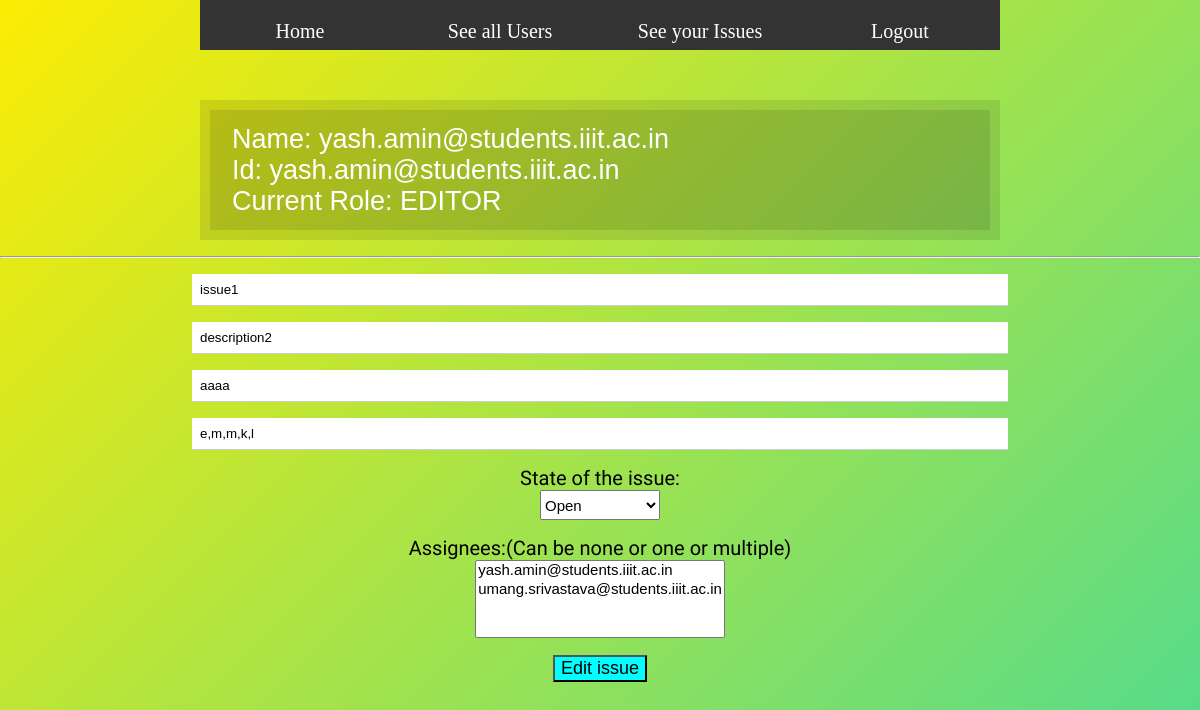
The page /update/1 (signed in) on the database as committed earlier.
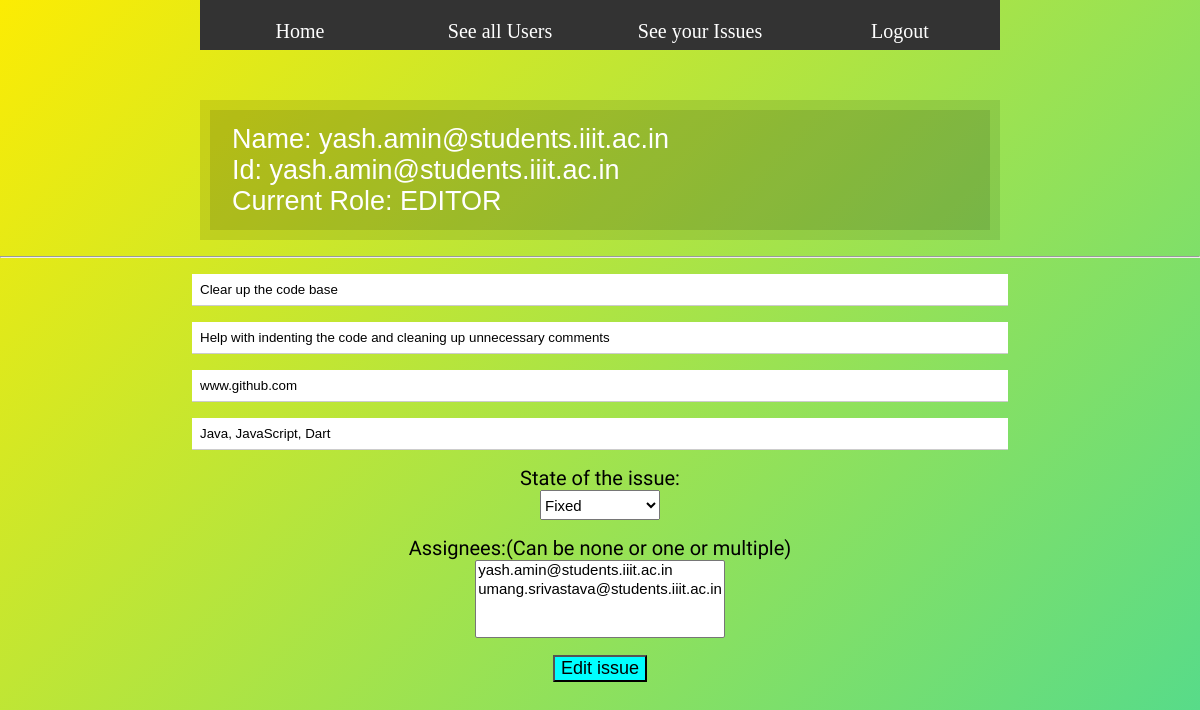
The same page on the database as committed later.
### app.py (models this page shows, shortened)
class ISSUES(db.Model):
	id = db.Column(db.Integer, primary_key=True)
	title = db.Column(db.String(100), nullable=False)
	description = db.Column(db.String(200), nullable=False)
	state = db.Column(db.String(100), nullable=False)
	tags = db.Column(db.String(100), nullable=True)
	assignees = db.Column(db.String(200), nullable=True)
	owner = db.Column(db.String(100), nullable=False)
	gitlink = db.Column(db.String(100), nullable=True)
	date_created = db.Column(db.DateTime, default=datetime.utcnow)
	assignees = db.Column(db.String(1000), nullable = True)

### app.py (the view)
@app.route('/update/<int:id>', methods = ['GET','POST'])
def update(id):
	if "username" in session:
		current_owner = session["username"]
		current_name = session["Name"]
		current_role = session["role"]
		user = USERS.query.filter_by(username = current_owner).all()
		issue = ISSUES.query.get_or_404(id)
		assigneeslist = USERS.query.filter((USERS.role == 'EDITOR') |
			(USERS.role == 'ADMIN') ).all()
		if request.method == 'POST':
			issue.title = request.form['title']
			issue.description = request.form['description']
			issue.state = request.form['state']
			issue_tags=request.form['tags']
			issue_assignee_list = request.form.getlist('assignees')
			issue.assignees = ' , '.join(issue_assignee_list)
			issue.gitlink = request.form['gitlink']
			try:
				db.session.commit()
				return redirect('/homepage')
			except:
				return 'There was a problem updating your issue'
		else:
			return render_template('update.html',username = current_owner,
			Name = current_name,
			Role = current_role,
			issue = issue,
			list_of_assignees = assigneeslist
			)
	else:
		return redirect('/')

### templates/update.html (shortened to what this page needs)
{% extends 'base.html' %}
{% block body %}
<div class="content">
    <div id="mainPicture">
        <div class="picture">
            <div id="headerTitle">Name: {{Name}}</div>
            <div id="headerTitle">Id: {{username}}</div>
            <div id="headerTitle">Current Role: {{Role}}</div>
        </div>
    </div>
    <br><hr><br>
    <div class="form">
        <form action="/update/{{issue.id}}" method="POST">
            <input class="inputbox" type="text" name="title" id="title" value="{{issue.title}}"><br>
            <input class="inputbox" type="text" name="description" id="description" value="{{issue.description}}"><br>
            <input class="inputbox" type="text" name="gitlink" id="gitlink" value="{{issue.gitlink}}"><br>
            <input class="inputbox" type="text" name="tags" value="{{issue.tags}}" placeholder="Enter tags separated by comma">
            <br>
            <div  style="text-align: center;">
            <p style="text-align: center; font-size: 20px; font-family: 'Baumans'">State of the issue:</p>
             <select name="state" id="state" placeholder="State" style="height: 30px; width: 120px; font-size: 15px">
              {% if issue.state == 'Open' %}
              <option value="Open" selected>Open</option>
              {% else %}
              <option value="Open">Open</option>
              {% endif %}
              {% if issue.state == 'Fixed' %}
              <option value="Fixed" selected>Fixed</option>
              {% else %}
              <option value="Fixed">Fixed</option>
              {% endif %}
            </select>
            <br>
            <br>
            <p style="text-align: center; font-size: 20px; font-family: 'Baumans'">Assignees:(Can be none or one or multiple)</p>
            <select name = "assignees" id = "assignees" multiple style="font-size: 15px">
            <br>
            {% for assignee in list_of_assignees %}
            <option value="{{assignee.username}}">{{assignee.username}}</option>
            {% endfor %}
            </select>
            <br>
            <br>
            <input style="margin: 0 auto;background-color: cyan; font-size: 18px;" type="submit" value="Edit issue">
        </div>
        </form>
    </div>
</div>
{% endblock %}

Rows that differ between the two databases and show on the page:
changed ISSUES: title "issue1" → "Clear up the code base"; description "description2" → "Help with indenting the code and cleaning up unnecessary comments"; gitlink "aaaa" → "www.github.com"; tags "e,m,m,k,l" → "Java, JavaScript, Dart"; state "Open" → "Fixed"
